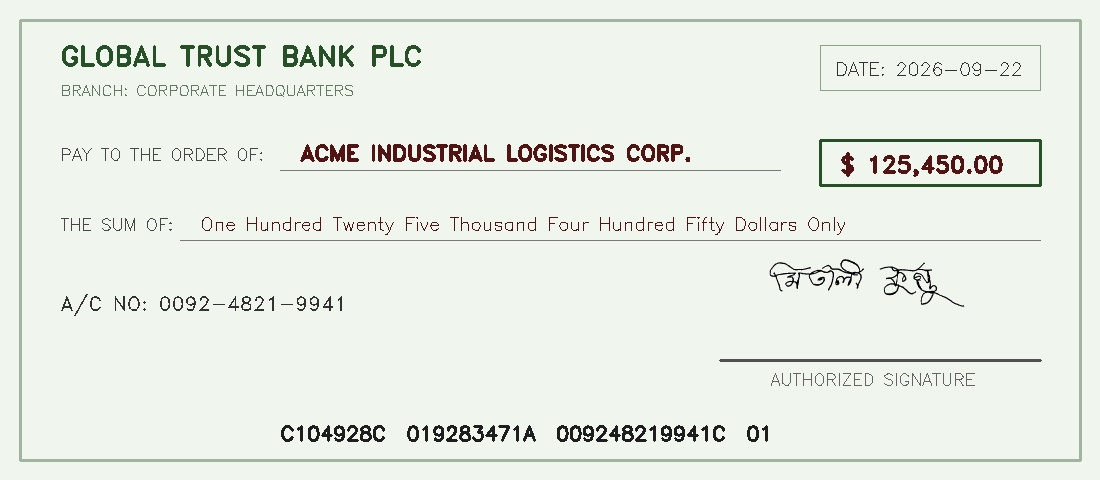
#> input picture dataset/samples/cheque_forged.jpg, 1100 x 480 px
$ python -i preprocessor.py   (imports and definitions only)
#> lines starting #> are read from the running program, lines starting #| are printed output that depends on the picture; after the words box and inside, x2 and y2 are one past the last pixel; in counts of white or black regions, pixels touching at a corner belong together
import cv2
import numpy as np
import base64
import io
from PIL import Image
from typing import Union, Tuple

def decode_image(image_input: Union[str, bytes, np.ndarray, Image.Image]) -> np.ndarray:
    """
    Decodes diverse input types (base64 string, file path, bytes, PIL Image, np.ndarray)
    into a standardized BGR numpy uint8 image.
    """
    if isinstance(image_input, np.ndarray):
        if len(image_input.shape) == 2:
            return cv2.cvtColor(image_input, cv2.COLOR_GRAY2BGR)
        elif image_input.shape[2] == 4:
            return cv2.cvtColor(image_input, cv2.COLOR_RGBA2BGR)
        return image_input.copy()

    if isinstance(image_input, Image.Image):
        rgb = np.array(image_input.convert("RGB"))
        return cv2.cvtColor(rgb, cv2.COLOR_RGB2BGR)

    if isinstance(image_input, bytes):
        nparr = np.frombuffer(image_input, np.uint8)
        img = cv2.imdecode(nparr, cv2.IMREAD_COLOR)
        if img is None:
            raise ValueError("Failed to decode image from bytes.")
        return img

    if isinstance(image_input, str):
        # Check if base64 data URI or raw base64
        if "base64," in image_input:
            image_input = image_input.split("base64,")[1]

        # Try base64 decoding
        try:
            raw_bytes = base64.b64decode(image_input)
            nparr = np.frombuffer(raw_bytes, np.uint8)
            img = cv2.imdecode(nparr, cv2.IMREAD_COLOR)
            if img is not None:
                return img
        except Exception:
            pass

        # Otherwise treat as filesystem path
        img = cv2.imread(image_input)
        if img is None:
            raise FileNotFoundError(f"Could not open or read image file at: {image_input}")
        return img

    raise TypeError(f"Unsupported image input type: {type(image_input)}")


def encode_image_base64(image: np.ndarray, format_ext: str = ".png") -> str:
    """Encodes a numpy image to base64 data URI string."""
    success, buffer = cv2.imencode(format_ext, image)
    if not success:
        raise ValueError("Could not encode image to format")
    b64_str = base64.b64encode(buffer).decode("utf-8")
    mime = "image/png" if format_ext == ".png" else "image/jpeg"
    return f"data:{mime};base64,{b64_str}"


def zhang_suen_thinning(binary_img: np.ndarray) -> np.ndarray:
    """
    Morphological skeletonization using the Zhang-Suen algorithm.
    Extracts the 1-pixel wide topological midline of the handwritten strokes,
    neutralizing stroke thickness differences caused by different pens
    (ballpoint vs gel pen vs marker vs stylus).

    binary_img: 2D uint8 array where foreground strokes are 255 and background is 0.
    """
    # Fast fallback: if opencv-contrib is present, cv2.ximgproc.thinning is available
    if hasattr(cv2, "ximgproc") and hasattr(cv2.ximgproc, "thinning"):
        return cv2.ximgproc.thinning(binary_img, thinningType=cv2.ximgproc.THINNING_ZHANGSUEN)

    # Pure OpenCV morphological skeletonization fallback
    skeleton = np.zeros(binary_img.shape, np.uint8)
    element = cv2.getStructuringElement(cv2.MORPH_CROSS, (3, 3))
    temp = binary_img.copy()

    while True:
        eroded = cv2.erode(temp, element)
        opened = cv2.morphologyEx(eroded, cv2.MORPH_OPEN, element)
        subset = cv2.subtract(eroded, opened)
        skeleton = cv2.bitwise_or(skeleton, subset)
        temp = eroded.copy()
        if cv2.countNonZero(temp) == 0:
            break

    return skeleton


class SignaturePreprocessor:
    """
    Production-grade signature normalizer for offline signature verification.
    Provides background suppression, deskewing, pen-thickness normalization,
    and aspect-ratio preserved canvas projection.
    """

    def __init__(self, target_size: Tuple[int, int] = (105, 105)):
        self.target_size = target_size

    def clean_and_binarize(self, img_bgr: np.ndarray) -> Tuple[np.ndarray, np.ndarray]:
        """
        Suppresses document textures, security lines, and colored ink.
        Returns:
            (clean_gray, binary_stroke_mask)
            binary_stroke_mask: 255 for signature ink, 0 for paper background.
        """
        gray = cv2.cvtColor(img_bgr, cv2.COLOR_BGR2GRAY)

        # Bilateral filter preserves sharp stroke edges while smoothing paper grain
        filtered = cv2.bilateralFilter(gray, d=7, sigmaColor=50, sigmaSpace=50)

        # Otsu thresholding with adaptive threshold fallback
        _, otsu_thresh = cv2.threshold(filtered, 0, 255, cv2.THRESH_BINARY_INV + cv2.THRESH_OTSU)

        # Adaptive thresholding for uneven lighting / document shadows
        adaptive_thresh = cv2.adaptiveThreshold(
            filtered, 255, cv2.ADAPTIVE_THRESH_GAUSSIAN_C, cv2.THRESH_BINARY_INV, 25, 10
        )

        # Combine Otsu and Adaptive to capture faint ink tails while rejecting noise
        stroke_mask = cv2.bitwise_or(otsu_thresh, adaptive_thresh)

        # Remove small isolated speckles / scanner dust
        num_labels, labels, stats, _ = cv2.connectedComponentsWithStats(stroke_mask, connectivity=8)
        cleaned_mask = np.zeros_like(stroke_mask)
        min_component_area = 15  # noise filter

        for i in range(1, num_labels):
            if stats[i, cv2.CC_STAT_AREA] >= min_component_area:
                cleaned_mask[labels == i] = 255

        return gray, cleaned_mask

    def normalize_pen_thickness(self, binary_mask: np.ndarray) -> np.ndarray:
        """
        Transforms any signature stroke to a standardized stroke width.
        Extracts the stroke skeleton and applies a uniform 2-pixel dilation.
        This ensures fine ballpoint and thick felt-tip pens map to identical representations.
        """
        skeleton = zhang_suen_thinning(binary_mask)
        # Dilate skeleton by standard 2-pixel kernel to restore natural stroke continuity
        kernel = cv2.getStructuringElement(cv2.MORPH_ELLIPSE, (3, 3))
        standardized_strokes = cv2.dilate(skeleton, kernel, iterations=1)
        return standardized_strokes

    def crop_tight_bounding_box(self, binary_mask: np.ndarray, pad: int = 8) -> Tuple[np.ndarray, Tuple[int, int, int, int]]:
        """
        Crops tight bounding box around the active signature ink.
        """
        points = cv2.findNonZero(binary_mask)
        if points is None:
            # Empty signature fallback
            return binary_mask, (0, 0, binary_mask.shape[1], binary_mask.shape[0])

        x, y, w, h = cv2.boundingRect(points)
        h_img, w_img = binary_mask.shape
        x1 = max(0, x - pad)
        y1 = max(0, y - pad)
        x2 = min(w_img, x + w + pad)
        y2 = min(h_img, y + h + pad)

        cropped = binary_mask[y1:y2, x1:x2]
        return cropped, (x1, y1, x2, y2)

    def pad_and_resize(self, image: np.ndarray) -> np.ndarray:
        """
        Resizes the signature to target_size (e.g., 105x105) while strictly preserving
        aspect ratio and centering the stroke in a clean canvas.
        """
        target_w, target_h = self.target_size
        h, w = image.shape[:2]
        if h == 0 or w == 0:
            return np.zeros((target_h, target_w), dtype=np.uint8)

        # Scale factor preserving aspect ratio
        scale = min(target_w / w, target_h / h) * 0.88
        new_w = max(1, int(w * scale))
        new_h = max(1, int(h * scale))

        resized = cv2.resize(image, (new_w, new_h), interpolation=cv2.INTER_AREA)

        # Centered canvas
        canvas = np.zeros((target_h, target_w), dtype=np.uint8)
        start_x = (target_w - new_w) // 2
        start_y = (target_h - new_h) // 2

        canvas[start_y:start_y + new_h, start_x:start_x + new_w] = resized
        return canvas

    def preprocess_for_verification(self, image_input: Union[str, bytes, np.ndarray, Image.Image]) -> Tuple[np.ndarray, np.ndarray, np.ndarray]:
        """
        Complete preprocessing pipeline.
        Returns:
            normalized_tensor_input: 2D float32 array in [0, 1] formatted for Siamese Network (105, 105).
            raw_crop_display: Cropped signature for UI display.
            skeleton_display: Skeletonized stroke display for UI inspection.
        """
        bgr = decode_image(image_input)
        gray, stroke_mask = self.clean_and_binarize(bgr)

        # Pen thickness normalization
        skeleton = self.normalize_pen_thickness(stroke_mask)

        # Crop tight signature bounds
        cropped_skeleton, (x1, y1, x2, y2) = self.crop_tight_bounding_box(skeleton)
        raw_crop = bgr[y1:y2, x1:x2] if (x2 > x1 and y2 > y1) else bgr

        # Resize to fixed canvas (105, 105)
        canvas_mask = self.pad_and_resize(cropped_skeleton)

        # Model input: Inverted so ink is dark on white or white on dark depending on model
        # For Mels22 verifier, input is grayscale normalized [0.0, 1.0]
        model_input = canvas_mask.astype(np.float32) / 255.0

        return model_input, raw_crop, canvas_mask

>>> import cv2
>>> picture = cv2.cvtColor(cv2.imread('../dataset/samples/cheque_forged.jpg'), cv2.COLOR_BGR2RGB)
>>> result = SignaturePreprocessor().preprocess_for_verification(picture)
#> in clean_and_binarize, `_, otsu_thresh = cv2.threshold(filtered, 0, 255, cv2.THRESH_BINARY_INV..`:
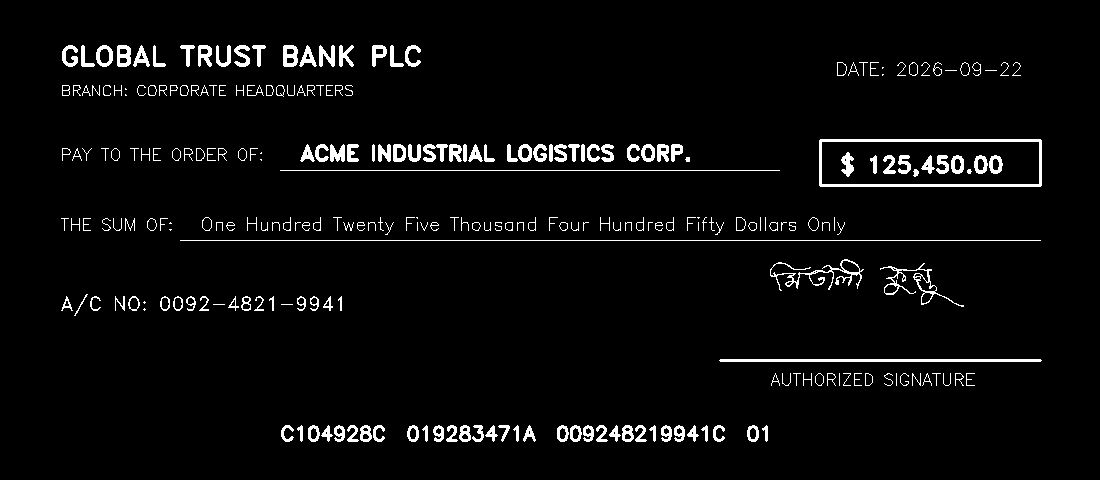
#> otsu_thresh: shape (480, 1100); 3.9% white; 263 white regions (33 under 20 px), largest, box (x1, y1, x2, y2) and area: (819, 139, 1042, 187) 1586, (719, 359, 1042, 362) 965, (180, 240, 1041, 241) 861
#> in clean_and_binarize, `adaptive_thresh = cv2.adaptiveThreshold( filtered, 255, cv2.ADAPTIVE_T..`: adaptive_thresh: shape (480, 1100); 5.8% white; 265 white regions (33 under 20 px), largest, box (x1, y1, x2, y2) and area: (19, 19, 1082, 462) 8996, (819, 139, 1042, 187) 1586, (719, 359, 1042, 362) 965
#> in clean_and_binarize, `num_labels, labels, stats, _ = cv2.connectedComponentsWithStats(stroke..`:
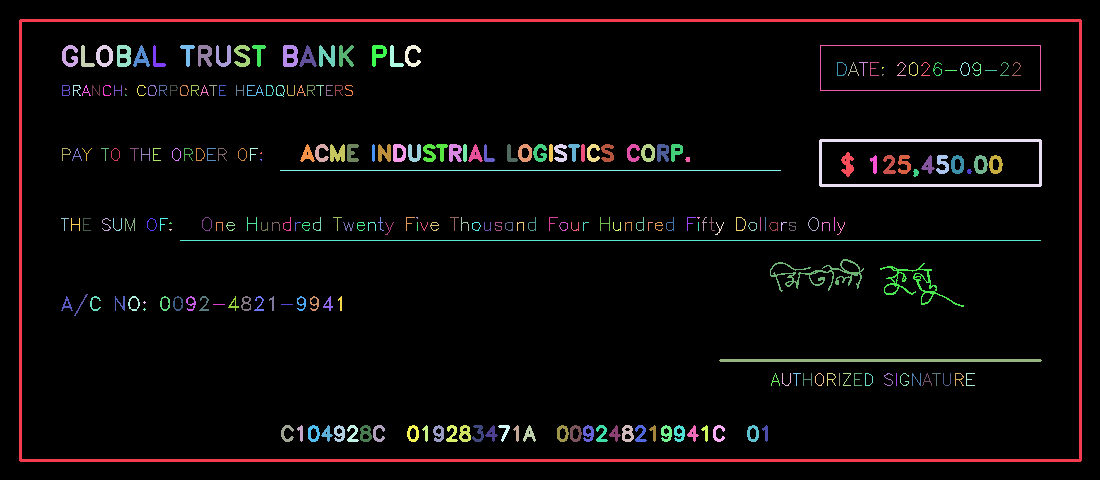
#> labels: shape (480, 1100) int32; 266 distinct labels, from 0 to 265; one colour per label, 0 black
#> in clean_and_binarize, `num_labels, labels, stats, _ = cv2.connectedComponentsWithStats(stroke..`: num_labels = 266; stats = 266 rows, first 6: [0, 0, 1100, 480, 497606], [19, 19, 1063, 443, 8996], [62, 45, 16, 22, 187], [81, 45, 14, 22, 123], [96, 45, 17, 22, 194], [117, 45, 14, 22, 224]
#> after the loop in clean_and_binarize, `for i in range(1, num_labels):`:
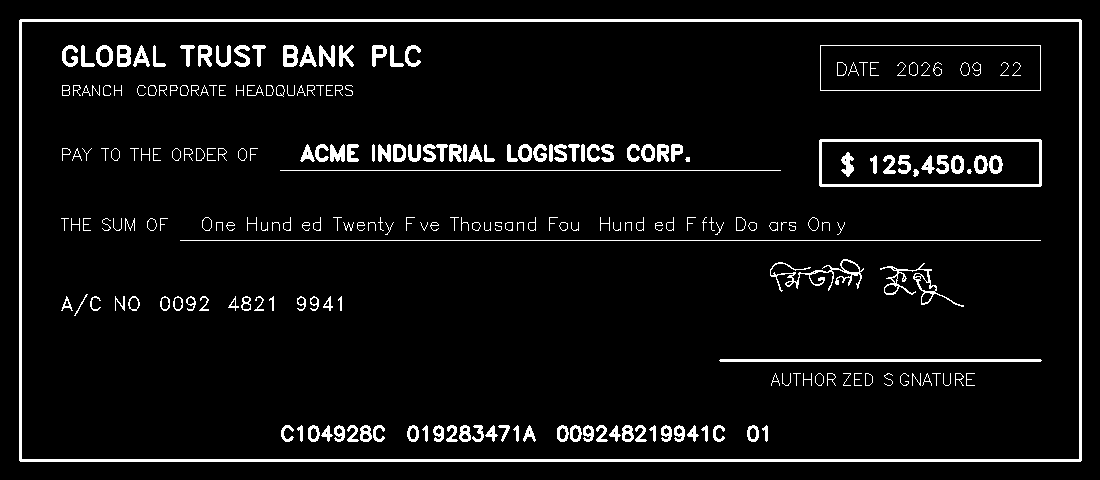
#> cleaned_mask: shape (480, 1100); 5.7% white; 239 white regions (7 under 20 px), largest, box (x1, y1, x2, y2) and area: (19, 19, 1082, 462) 8996, (819, 139, 1042, 187) 1586, (719, 359, 1042, 362) 965
#> in zhang_suen_thinning, `return cv2.ximgproc.thinning(binary_img, thinningType=cv2.ximgproc.THI..`: returned value: shape (480, 1100); 2.5% white in thin lines or dots, all inside (x1, y1, x2, y2) = (20, 20, 1081, 461)
#> in normalize_pen_thickness, `standardized_strokes = cv2.dilate(skeleton, kernel, iterations=1)`:
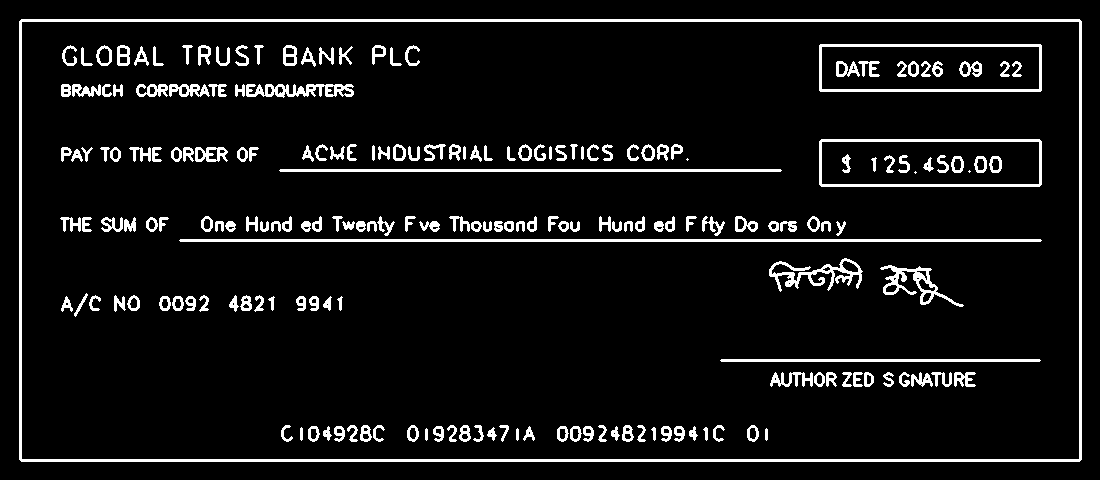
#> standardized_strokes: shape (480, 1100); 7.4% white; 201 white regions (3 under 20 px), largest, box (x1, y1, x2, y2) and area: (19, 19, 1082, 462) 8988, (179, 239, 1042, 242) 2585, (819, 44, 1042, 92) 1586
#> in crop_tight_bounding_box, `points = cv2.findNonZero(binary_mask)`: points = contour of 38825 points, box (x1, y1, x2, y2) (19, 19, 1082, 462), area 0
#> in crop_tight_bounding_box, `x, y, w, h = cv2.boundingRect(points)`: x = 19; w = 1063; h = 443
#> in crop_tight_bounding_box, `x1 = max(0, x - pad)`: x1 = 11
#> in crop_tight_bounding_box, `x2 = min(w_img, x + w + pad)`: x2 = 1090
#> in crop_tight_bounding_box, `y2 = min(h_img, y + h + pad)`: y2 = 470
#> in crop_tight_bounding_box, `cropped = binary_mask[y1:y2, x1:x2]`:
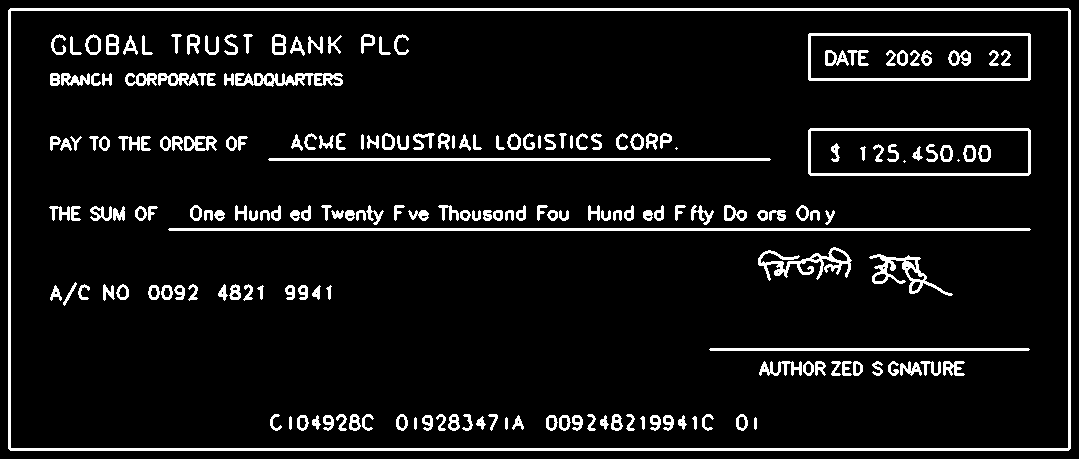
#> cropped: shape (459, 1079); 7.8% white; 201 white regions (3 under 20 px), largest, box (x1, y1, x2, y2) and area: (8, 8, 1071, 451) 8988, (168, 228, 1031, 231) 2585, (808, 33, 1031, 81) 1586
#> in preprocess_for_verification, `cropped_skeleton, (x1, y1, x2, y2) = self.crop_tight_bounding_box(skel..`: x1 = 11; x2 = 1090; y2 = 470
#> in preprocess_for_verification, `raw_crop = bgr[y1:y2, x1:x2] if (x2 > x1 and y2 > y1) else bgr`:
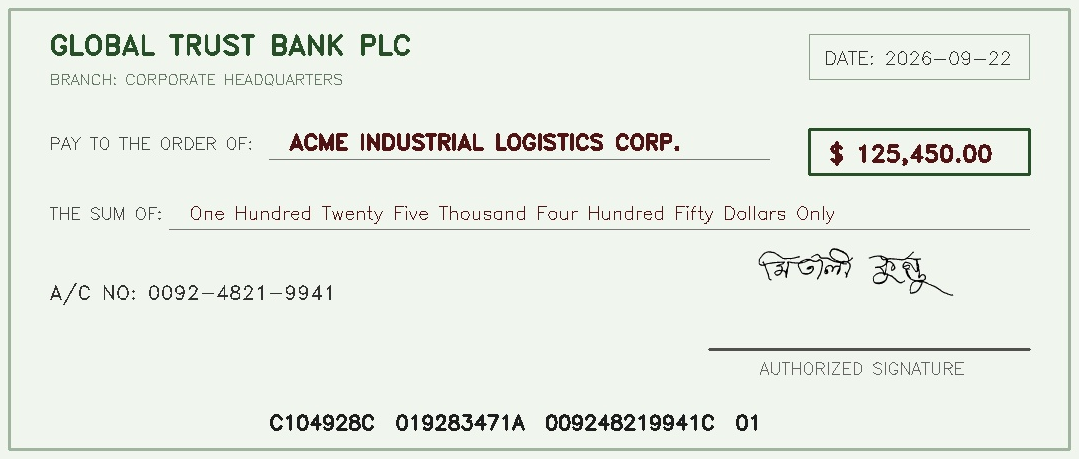
#> raw_crop: shape (459, 1079, 3); mean R, G, B 231, 235.8, 228.3
#> in pad_and_resize, `canvas[start_y:start_y + new_h, start_x:start_x + new_w] = resized`:
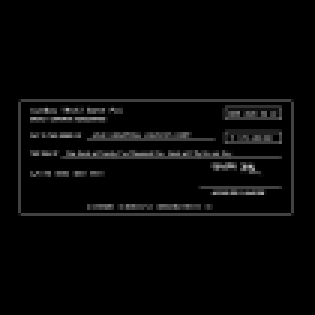
#> canvas: shape (105, 105) (shown 3 times larger); min 0, max 183, mean 6.5
